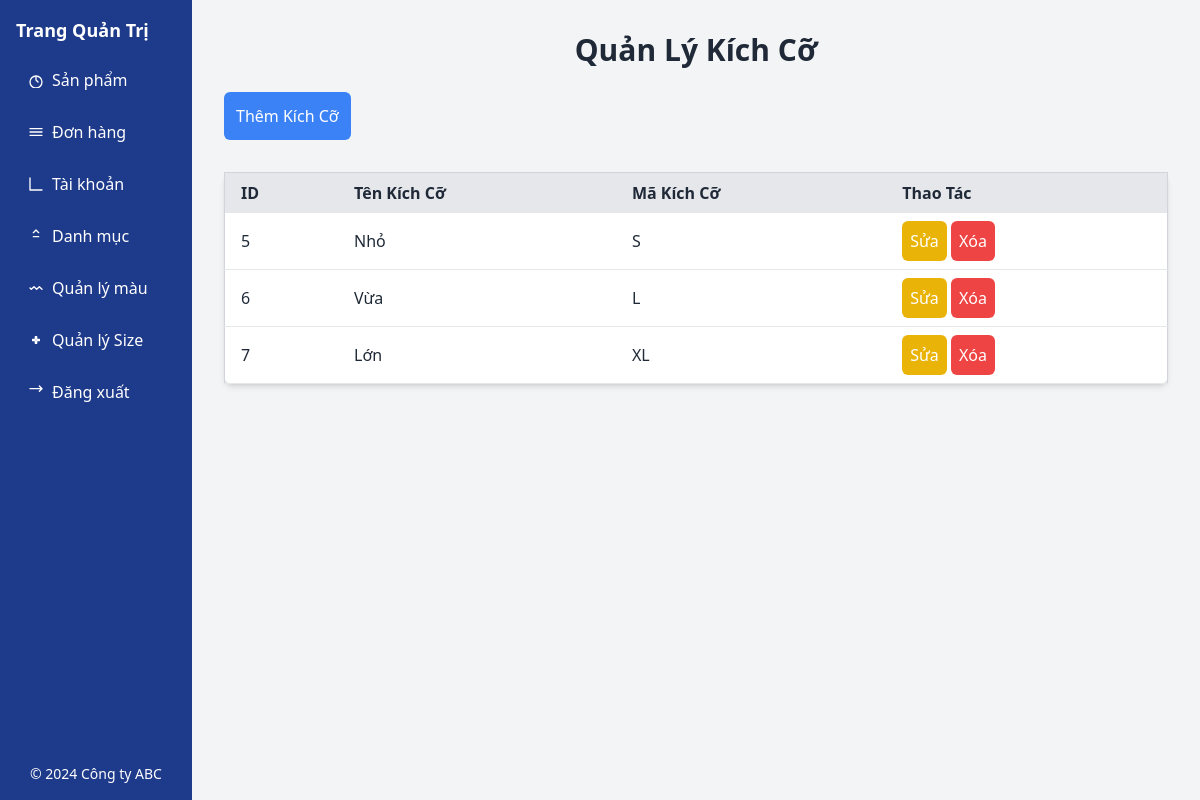
The page /admin/qlsize.php on the database as committed earlier.
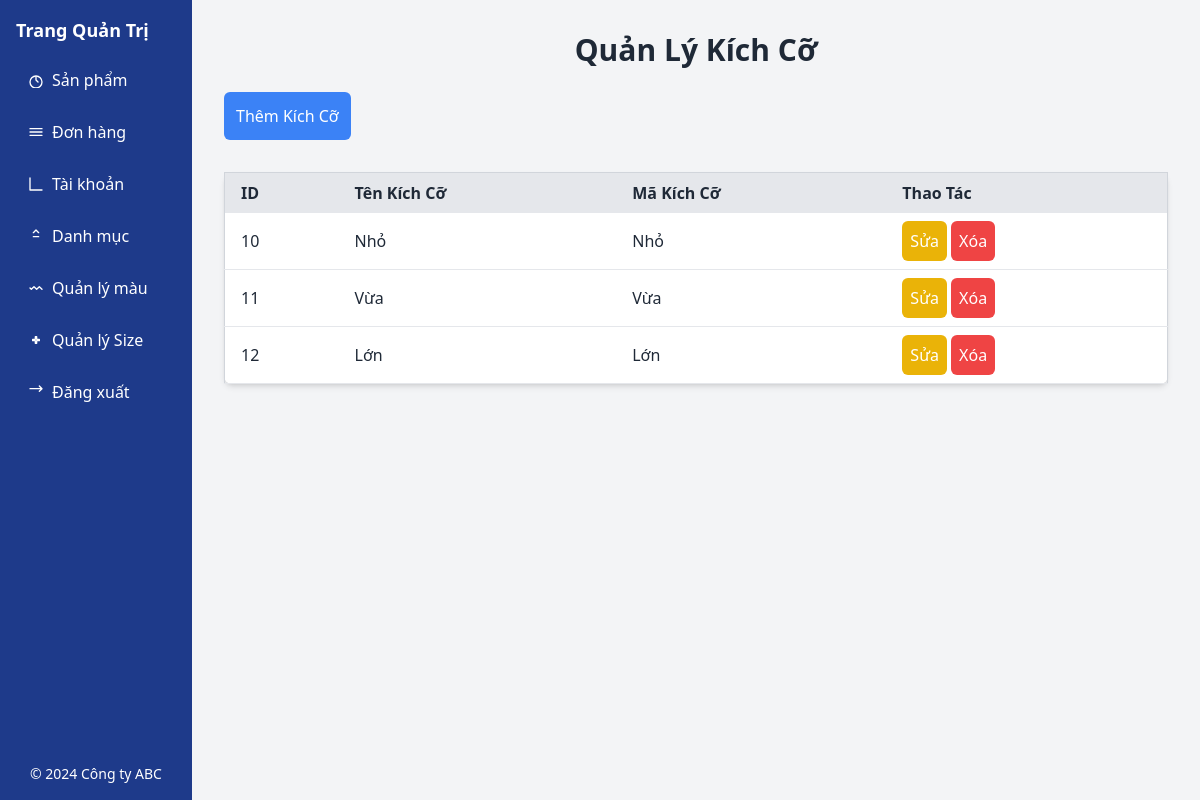
The same page on the database as committed later.
### tables this page shows
CREATE TABLE IF NOT EXISTS `sizes` (
  `size_id` int NOT NULL AUTO_INCREMENT,
  `size_name` varchar(10) NOT NULL,
  `size_code` varchar(10) NOT NULL,
  PRIMARY KEY (`size_id`)
);

### class/Db.php (called while the page is built, shortened)
<?php
class Db
{
  public static $conn = null;
  function __construct()
  {
    Db::$conn = new PDO("mysql:host=localhost; dbname=e1", 'root', '');
    Db::$conn->setAttribute(PDO::ATTR_ERRMODE, PDO::ERRMODE_EXCEPTION);
  }
  function selectSQL($sql, $arrParam = [])
  {
    $stm = Db::$conn->prepare($sql);
    $stm->execute($arrParam);
    return $stm->fetchAll(PDO::FETCH_ASSOC);
  }
}

### admin/qlsize.php (the view, shortened to what this page needs)
<?php
$db = new Db();
$sql = "SELECT * FROM sizes";
$result = $db->selectSQL($sql);
?>
<!DOCTYPE html>
<html lang="en">
<head>
    <script src="https://cdn.tailwindcss.com"></script>
</head>
<body class="bg-gray-100 font-sans text-gray-800">
    <div class='flex '>
        <?php include './views/navAdmin.php'; ?>
        <div class='flex-1 p-4'>
            <div class="container mx-auto p-4">
                <h1 class="text-3xl font-bold text-center mb-6">Quản Lý Kích Cỡ</h1>
                <button onclick="openAddModal()" class="bg-blue-500 text-white p-3 rounded-md mb-8">Thêm Kích
                    Cỡ</button>
                <table class="min-w-full bg-white border border-gray-300 rounded-lg shadow-md">
                    <thead>
                        <tr class="bg-gray-200">
                            <th class="py-2 px-4 text-left">ID</th>
                            <th class="py-2 px-4 text-left">Tên Kích Cỡ</th>
                            <th class="py-2 px-4 text-left">Mã Kích Cỡ</th>
                            <th class="py-2 px-4 text-left">Thao Tác</th>
                        </tr>
                    </thead>
                    <tbody>
                        <?php foreach ($result as $row) { ?>
                            <tr class="border-b">
                                <td class="py-2 px-4"><?php echo $row['size_id']; ?></td>
                                <td class="py-2 px-4"><?php echo $row['size_name']; ?></td>
                                <td class="py-2 px-4"><?php echo $row['size_code']; ?></td>
                                <td class="py-2 px-4">
                                    <button
                                        onclick="openEditModal(<?php echo $row['size_id']; ?>, '<?php echo $row['size_name']; ?>', '<?php echo $row['size_code']; ?>')"
                                        class="bg-yellow-500 text-white p-2 rounded-md">Sửa</button>
                                    <button onclick="openDeleteModal(<?php echo $row['size_id']; ?>)"
                                        class="bg-red-500 text-white p-2 rounded-md">Xóa</button>
                                </td>
                            </tr>
                        <?php } ?>
                    </tbody>
                </table>
            </div>
        </div>
    </div>
</body>
</html>

Rows that differ between the two databases and show on the page:
removed sizes: size_id "5", size_name "Nhỏ", size_code "S"
removed sizes: size_id "6", size_name "Vừa", size_code "L"
removed sizes: size_id "7", size_name "Lớn", size_code "XL"
added sizes: size_id "10", size_name "Nhỏ", size_code "Nhỏ"
added sizes: size_id "11", size_name "Vừa", size_code "Vừa"
added sizes: size_id "12", size_name "Lớn", size_code "Lớn"
